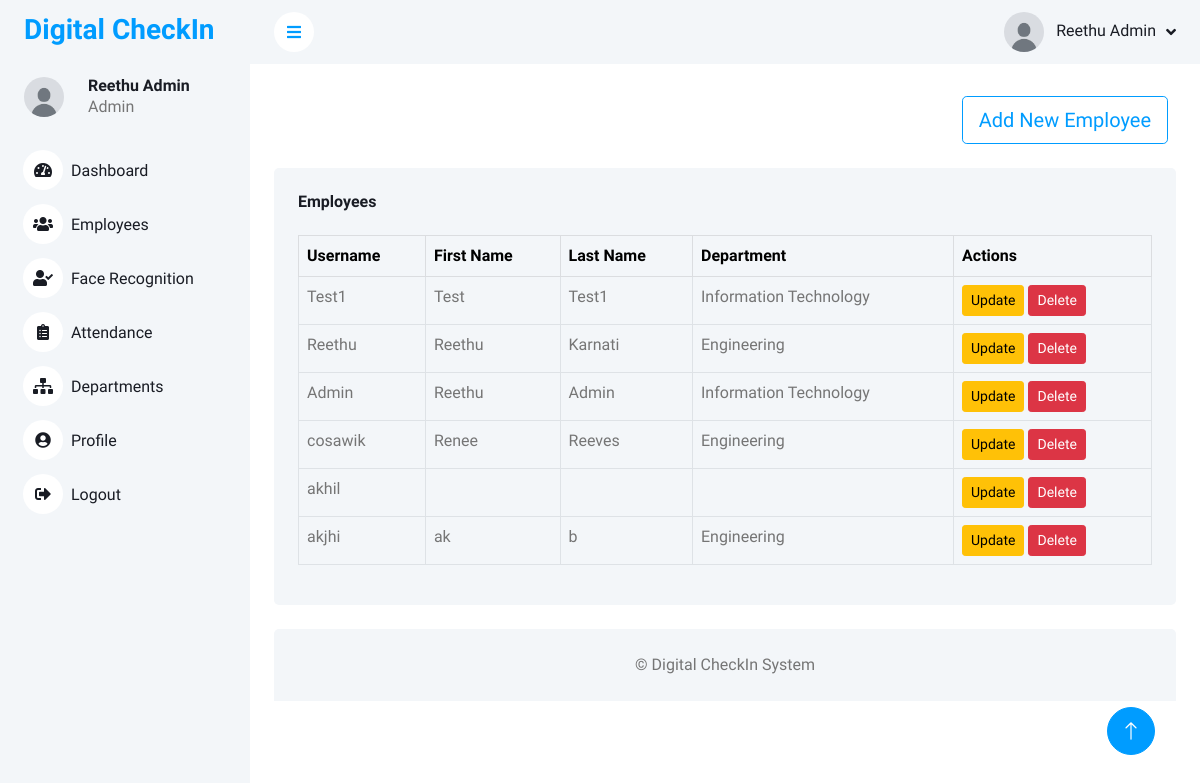
Screenshot of /employees/ (signed in) with the database file from the repository.
### App/models.py (models this page shows, shortened)
class Employee(models.Model):
    employee_id = models.AutoField(primary_key=True)
    user = models.OneToOneField(User, on_delete=models.CASCADE)
    dep = models.ForeignKey(Department, on_delete=models.SET_NULL, null=True)
    role = models.CharField(max_length=50)
    status = models.CharField(max_length=20, choices=[("Active", "Active"), ("Inactive", "Inactive")])
    face_encoding = models.BinaryField(blank=True, null=True)

class Department(models.Model):
    dep_id = models.AutoField(primary_key=True)
    name = models.CharField(max_length=100, unique=True)

### App/views.py (the view)
# urls.py: path('employees/', views.employees, name='employees'),
@user_passes_test(lambda user: user.is_superuser, login_url='login')
def employees(request):
    employees = Employee.objects.all()
    return render(request, 'admin/employees.html', {'employees': employees})

### templates/admin/employees.html
{% extends "admin/sidebar.html" %}
{% load static %}
{% block content %}
<div class="container-fluid pt-4 px-4">
    <div class="row g-4 justify-content-end mb-3">
        <div class="col-sm-12 col-xl-6">
            <div class="rounded h-100 p-2 text-end">
                <a href="/add-employee/" class="btn btn-lg btn-outline-primary">Add New Employee</a>
            </div>
        </div>
    </div>
    <div class="row g-4">
        <div class="col-sm-12 col-xl-12">
            <div class="bg-light rounded h-100 p-4">
                <h6 class="mb-4">Employees</h6>
                <table class="table table-bordered table-hover">
                    <thead class="table-light">
                        <tr>
                            <th scope="col">Username</th>
                            <th scope="col">First Name</th>
                            <th scope="col">Last Name</th>
                            <th scope="col">Department</th>
                            <th scope="col">Actions</th>
                        </tr>
                    </thead>
                    <tbody>
                        {% for employee in employees %}
                        <tr>
                            <td>{{ employee.user.username }}</td>
                            <td>{{ employee.user.first_name }}</td>
                            <td>{{ employee.user.last_name }}</td>
                            <td>{{ employee.dep.name }}</td>
                            <td>
                                <a href="{% url 'update_employee' employee.pk %}" class="btn btn-sm btn-warning">Update</a>
                                <a href="{% url 'delete_employee' employee.pk %}" class="btn btn-sm btn-danger" onclick="return confirm('Are you sure you want to delete this employee?');">Delete</a>
                            </td>
                        </tr>
                        {% empty %}
                        <tr>
                            <td colspan="5" class="text-center">No employees found.</td>
                        </tr>
                        {% endfor %}
                    </tbody>
                </table>
            </div>
        </div>
    </div>
</div>
{% endblock content %}

### templates/admin/sidebar.html (shortened to what this page needs)
{% load static %}
{% load i18n %}
<!DOCTYPE html>
<html lang="en">
<head>
    <link href="https://cdnjs.cloudflare.com/ajax/libs/font-awesome/5.10.0/css/all.min.css" rel="stylesheet">
    <link href="https://cdn.jsdelivr.net/npm/bootstrap-icons@1.4.1/font/bootstrap-icons.css" rel="stylesheet">
    <link href="{% static 'css/bootstrap.min.css' %}" rel="stylesheet">
    <link href="{% static 'css/style.css' %}" rel="stylesheet">
    <link href="{% static 'lib/owlcarousel/assets/owl.carousel.min.css' %}" rel="stylesheet">
    <link href="{% static 'lib/tempusdominus/css/tempusdominus-bootstrap-4.min.css' %}" rel="stylesheet">
</head>
<body>
<div class="sidebar pe-4 pb-3">
    <nav class="navbar bg-light navbar-light">
        <a href="/" class="navbar-brand mx-4 mb-3">
            <h3 class="text-primary">Digital CheckIn</h3>
        </a>
        <div class="d-flex align-items-center ms-4 mb-4">
            <div class="position-relative">
                <img class="rounded-circle me-lg-2" src="{% static 'img/User.jpg' %}" style="width: 40px; height: 40px;">
            </div>
            <div class="ms-3">
                <h6 class="mb-0">{{ user.first_name }} {{ user.last_name }}</h6>
                <span>Admin</span>
            </div>
        </div>
        <div class="navbar-nav w-100">
            <a href="/admin-dashboard" class="nav-item nav-link"><i class="fa fa-tachometer-alt me-2"></i>Dashboard</a>
            <a href="/employees" class="nav-item nav-link"><i class="fa fa-users me-2"></i>Employees</a>
            <a href="/face-recognition/" class="nav-item nav-link"><i class="fa fa-user-check me-2"></i>Face Recognition</a>
            <a href="/admin-attendance/" class="nav-item nav-link"><i class="fa fa-clipboard-list me-2"></i>Attendance</a>
            <a href="/departments" class="nav-item nav-link"><i class="fa fa-sitemap me-2"></i>Departments</a>
            <a href="/admin-profile/" class="nav-item nav-link"><i class="fa fa-user-circle me-2"></i>Profile</a>
            <a href="/logout" class="nav-item nav-link"><i class="fa fa-sign-out-alt me-2"></i>Logout</a>
        </div>
    </nav>
</div>
<div class="content">
    <nav class="navbar navbar-expand bg-light navbar-light sticky-top px-4 py-0">
        <a href="#" class="sidebar-toggler flex-shrink-0"><i class="fa fa-bars"></i></a>
        <div class="navbar-nav align-items-center ms-auto">
            <div class="nav-item dropdown">
                <a href="#" class="nav-link dropdown-toggle" data-bs-toggle="dropdown">
                    <img class="rounded-circle me-lg-2" src="{% static 'img/User.jpg' %}" style="width: 40px; height: 40px;">
                    <span class="d-none d-lg-inline-flex">{{ user.first_name }} {{ user.last_name }}</span>
                </a>
            </div>
        </div>
    </nav>
    {% block content %}{% endblock content %}
    <div class="container-fluid pt-4 px-4">
        <div class="bg-light rounded-top p-4 text-center">&copy; Digital CheckIn System</div>
    </div>
</div>
<a href="#" class="btn btn-lg btn-primary btn-lg-square back-to-top"><i class="bi bi-arrow-up"></i></a>
</body>
</html>

### static/css/style.css (style rules this page uses)
:root { --primary: #009CFF; --light: #F3F6F9; --dark: #191C24; }
.back-to-top { position: fixed; display: none; right: 45px; bottom: 45px; z-index: 99; }
.btn { transition: .5s; }
.btn.btn-primary { color: #FFFFFF; }
.btn-lg-square { width: 48px; height: 48px; }
.btn-square, .btn-sm-square, .btn-lg-square { padding: 0; display: inline-flex; align-items: center; justify-content: center; font-weight: normal; border-radius: 50px; }
.sidebar { position: fixed; top: 0; left: 0; bottom: 0; width: 250px; height: 100vh; overflow-y: auto; background: var(--light); transition: 0.5s; z-index: 999; }
.content { margin-left: 250px; min-height: 100vh; background: #FFFFFF; transition: 0.5s; }
@media (min-width: 992px) { .sidebar { margin-left: 0; } }
@media (min-width: 992px) { .content { width: calc(100% - 250px); } }
.sidebar .navbar .navbar-nav .nav-link { padding: 7px 20px; color: var(--dark); font-weight: 500; border-left: 3px solid var(--light); border-radius: 0 30px 30px 0; outline: none; }
.sidebar .navbar .navbar-nav .nav-link i { width: 40px; height: 40px; display: inline-flex; align-items: center; justify-content: center; background: #FFFFFF; border-radius: 40px; }
.content .navbar .navbar-nav .nav-link { margin-left: 25px; padding: 12px 0; color: var(--dark); outline: none; }
.content .navbar .sidebar-toggler, .content .navbar .navbar-nav .nav-link i { width: 40px; height: 40px; display: inline-flex; align-items: center; justify-content: center; background: #FFFFFF; border-radius: 40px; }
.content .navbar .dropdown-toggle::after { margin-left: 6px; vertical-align: middle; border: none; content: "\f107"; font-family: "Font Awesome 5 Free"; font-weight: 900; transition: .5s; }

### rows the page displays
Employee: user.username "Test1", user.first_name "Test", user.last_name "Test1", dep.name "Information Technology"
Employee: user.username "Reethu", user.first_name "Reethu", user.last_name "Karnati", dep.name "Engineering"
Employee: user.username "Admin", user.first_name "Reethu", user.last_name "Admin", dep.name "Information Technology"
Employee: user.username "cosawik", user.first_name "Renee", user.last_name "Reeves", dep.name "Engineering"
Employee: user.username "akhil"
Employee: user.username "akjhi", user.first_name "ak", user.last_name "b", dep.name "Engineering"

### other values shown
{{ user.first_name }} "Reethu"
{{ user.last_name }} "Admin"
